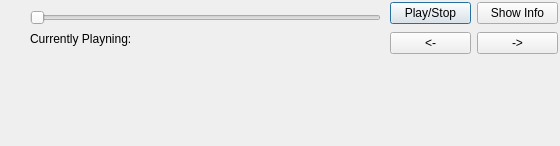
<?xml version="1.0" encoding="UTF-8"?>
<ui version="4.0">
 <class>Dialog</class>
 <widget class="QDialog" name="Dialog">
  <property name="geometry">
   <rect>
    <x>0</x>
    <y>0</y>
    <width>560</width>
    <height>146</height>
   </rect>
  </property>
  <property name="windowTitle">
   <string>Dialog</string>
  </property>
  <widget class="QSlider" name="horizontalSlider">
   <property name="geometry">
    <rect>
     <x>30</x>
     <y>10</y>
     <width>351</width>
     <height>16</height>
    </rect>
   </property>
   <property name="orientation">
    <enum>Qt::Horizontal</enum>
   </property>
  </widget>
  <widget class="QLabel" name="label">
   <property name="geometry">
    <rect>
     <x>30</x>
     <y>30</y>
     <width>171</width>
     <height>17</height>
    </rect>
   </property>
   <property name="text">
    <string>Currently Playning:</string>
   </property>
  </widget>
  <widget class="QLabel" name="label_2">
   <property name="geometry">
    <rect>
     <x>30</x>
     <y>60</y>
     <width>351</width>
     <height>16</height>
    </rect>
   </property>
   <property name="text">
    <string/>
   </property>
  </widget>
  <widget class="QWidget" name="">
   <property name="geometry">
    <rect>
     <x>390</x>
     <y>0</y>
     <width>168</width>
     <height>58</height>
    </rect>
   </property>
   <layout class="QGridLayout" name="gridLayout">
    <item row="0" column="0">
     <widget class="QPushButton" name="Play">
      <property name="text">
       <string>Play/Stop</string>
      </property>
     </widget>
    </item>
    <item row="0" column="1">
     <widget class="QPushButton" name="Za_warudo">
      <property name="text">
       <string>Show Info</string>
      </property>
     </widget>
    </item>
    <item row="1" column="0">
     <widget class="QPushButton" name="pushButton_3">
      <property name="text">
       <string>&lt;-</string>
      </property>
     </widget>
    </item>
    <item row="1" column="1">
     <widget class="QPushButton" name="pushButton_4">
      <property name="text">
       <string>-&gt;</string>
      </property>
     </widget>
    </item>
   </layout>
  </widget>
 </widget>
 <resources/>
 <connections/>
</ui>
